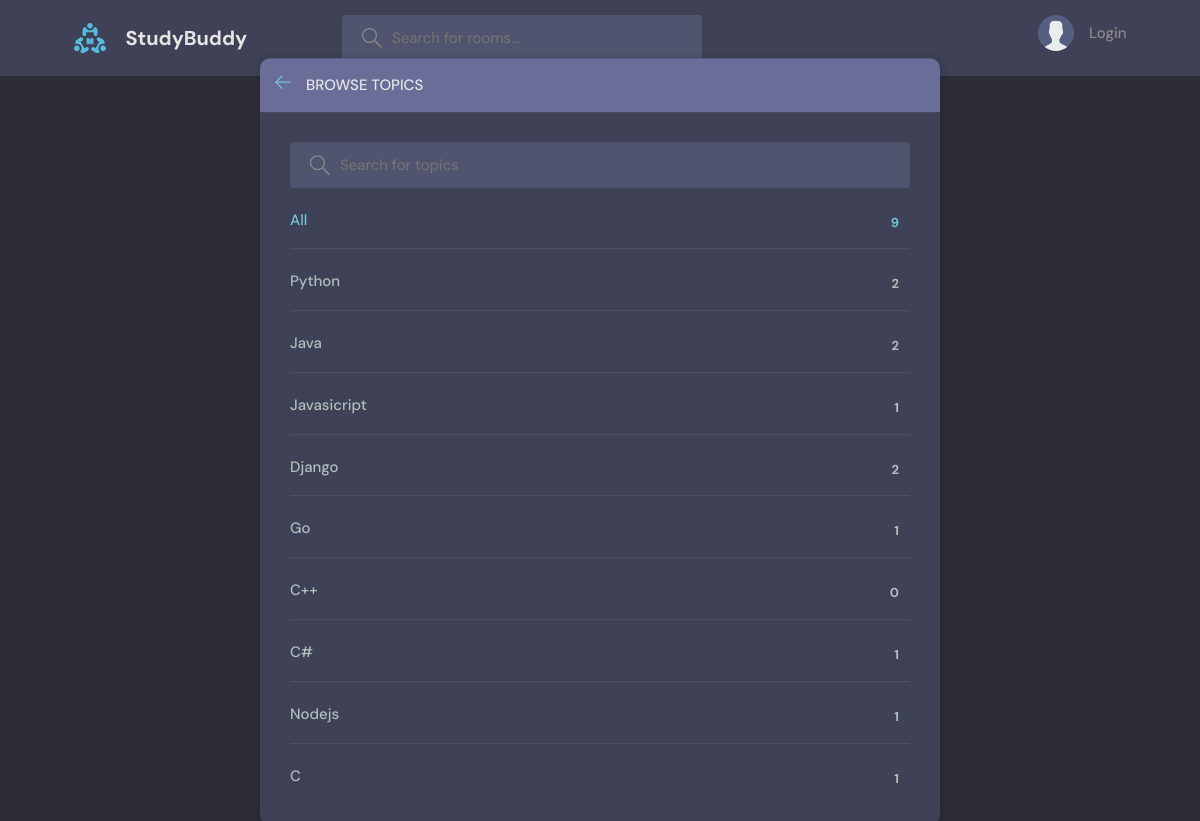
Page /topics/ on the committed database.
### base/models.py (models this page shows, shortened)
class Topic(models.Model):
    name = models.CharField(max_length=200)

### base/views.py (the view)
# urls.py: path('topics/', views.topics_page, name='topics'),
def topics_page(request):
    q = request.GET.get('q') if request.GET.get('q') != None else ''
    topics = Topic.objects.filter(name__icontains=q)
    context = {'topics':topics}
    return render(request, 'base/topics.html', context)

### base/templates/base/topics.html (shortened to what this page needs)
{% extends 'main.html' %}
{% block content %}
    <main class="create-room layout">
      <div class="container">
        <div class="layout__box">
          <div class="layout__boxHeader">
            <div class="layout__boxTitle">
              <a href="{% url 'home' %}">
                <svg version="1.1" xmlns="http://www.w3.org/2000/svg" width="32" height="32" viewBox="0 0 32 32">
                  <title>arrow-left</title>
                  <path
                    d="M13.723 2.286l-13.723 13.714 13.719 13.714 1.616-1.611-10.96-10.96h27.625v-2.286h-27.625l10.965-10.965-1.616-1.607z"
                  ></path>
                </svg>
              </a>
              <h3>Browse Topics</h3>
            </div>
          </div>
          <div class="topics-page layout__body">
            <form class="header__search" method="get">
              <label>
                <input name="q" placeholder="Search for topics " />
              </label>
            </form>
            <ul class="topics__list">
              <li>
                <a href="{% url 'topics' %}" class="active">All <span>{{topics.count}}</span></a>
              </li>
              {% for topic in topics %}
                <li>
                  <a href="{% url 'home' %}?q={{topic.name}}">{{topic.name}} <span>{{topic.room_set.all.count}}</span></a>
                </li>
              {% endfor %}
            </ul>
          </div>
        </div>
      </div>
    </main>
{% endblock %}

### static/css/style.css (style rules this page uses)
:root { --color-main: #71c6dd; --color-main-light: #e1f6fb; --color-dark: #3f4156; --color-dark-medium: #51546e; --color-dark-light: #696d97; --color-light: #e5e5e5; --color-gray: #8b8b8b; --color-light-gray: #b2bdbd; --color-bg: #2d2d39; --color-success: #5dd693; --color-error: #fc4b0b; }
* { font-family: "DM Sans", -apple-system, BlinkMacSystemFont, "Segoe UI", Roboto, Oxygen, Ubuntu, Cantarell, "Open Sans", "Helvetica Neue", sans-serif; margin: 0; padding: 0; box-sizing: border-box; text-rendering: optimizeLegibility; font-size: inherit; }
html { font-size: 56.25%; }
@media only screen and (min-width: 1200px) { html { font-size: 62.5%; } }
body { line-height: 1.6; font-weight: 400; font-size: 1.5rem; color: var(--color-light-gray); background-color: var(--color-bg); min-height: 100vh; }
a { display: inline-block; color: var(--color-main); text-decoration: none; }
.container { max-width: 120rem; width: 90%; margin: auto; }
.header__search > label { background-color: var(--color-dark-medium); padding: 1.3rem 1rem; display: flex; align-items: center; gap: 1rem; border-radius: 4px; }
.header__search svg { fill: var(--color-gray); width: 2rem; height: 2rem; margin-left: 1rem; }
.header__search input { width: 30rem; background: transparent; border: none; outline: none; color: var(--color-light); }
.layout { margin-top: 2.4rem; }
.layout > .container { display: flex; justify-content: space-between; align-items: flex-start; }
.layout__box { width: 90%; max-width: 48rem; min-height: 40rem; position: absolute; top: 50%; left: 50%; transform: translate(-50%, -46%); background-color: var(--color-dark); border-radius: 1rem; box-shadow: 1px 1px 6px 3px rgba(0, 0, 0, 0.1); overflow: hidden; }
.layout__boxHeader { display: flex; padding: 1.5rem; background-color: var(--color-dark-light); }
.layout__boxTitle { display: flex; gap: 1.5rem; align-items: center; }
.layout__boxTitle h3 { text-transform: uppercase; font-weight: 500; color: var(--color-light); }
.layout__boxTitle svg { width: 1.6rem; height: 1.6rem; fill: var(--color-main); }
.layout__body { margin: 3rem; }
.topics__list { list-style: none; }
.topics__list li a { display: flex; justify-content: space-between; margin-bottom: 3rem; font-weight: 500; color: var(--color-light-gray); transition: all 0.3s ease-in-out; }
.topics__list li a.active, .topics__list li a:hover { color: var(--color-main); }
.topics__list li a span { padding: 0.5rem 1rem; background-color: var(--color-dark); border-radius: 3px; font-size: 1.3rem; font-weight: 700; letter-spacing: 1px; }
.topics-page .topics__list li:not(:last-child) a { margin: 2rem 0; padding-bottom: 1rem; text-decoration: none; border-bottom: 1px solid var(--color-dark-medium); }
.topics-page .header__search { display: block; }
.create-room.layout .layout__box { max-width: 68rem; }

### rows in the picture
Topic: name "Python", room_set.all.count "2"
Topic: name "Java", room_set.all.count "2"
Topic: name "Javasicript", room_set.all.count "1"
Topic: name "Django", room_set.all.count "2"
Topic: name "Go", room_set.all.count "1"
Topic: name "C++", room_set.all.count "0"
Topic: name "C#", room_set.all.count "1"
Topic: name "Nodejs", room_set.all.count "1"
Topic: name "C", room_set.all.count "1"

### other values in the picture
{{ topics.count }} "9"
